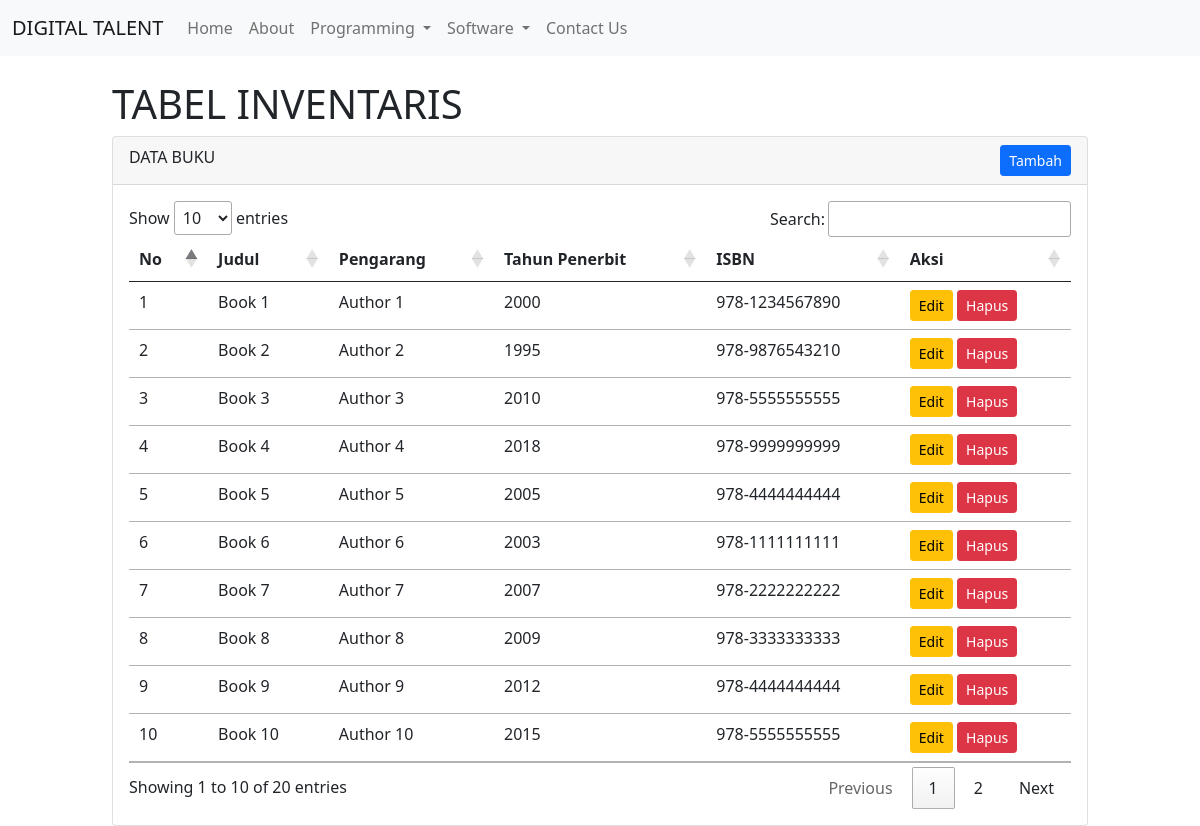
The page / on the database its author committed.
### tables this page shows
CREATE TABLE `perpustakaan` (
  `id_buku` int(11) NOT NULL,
  `judul` varchar(255) DEFAULT NULL,
  `pengarang` varchar(255) DEFAULT NULL,
  `tahun_terbit` varchar(255) DEFAULT NULL,
  `isbn` varchar(255) DEFAULT NULL
);

### index.php (the view, shortened to what this page needs)
<!DOCTYPE html>
<html lang="en">
<head>
    <link rel="stylesheet" href="assets/css/bootstrap.min.css">
    <link rel="stylesheet" href="https://cdn.datatables.net/1.11.5/css/jquery.dataTables.min.css">
</head>
<body>
<nav class="navbar navbar-expand-lg navbar-light bg-light">
  <div class="container-fluid">
    <a class="navbar-brand" href="index.php">DIGITAL TALENT</a>
    <div class="collapse navbar-collapse" id="navbarSupportedContent">
      <ul class="navbar-nav me-auto mb-2 mb-lg-0">
        <li class="nav-item">
          <a class="nav-link" aria-current="page" href="index.php">Home</a>
        </li>
        <li class="nav-item">
          <a class="nav-link" href="#">About</a>
        </li>
        <li class="nav-item dropdown">
          <a class="nav-link dropdown-toggle" href="#" id="navbarDropdown" role="button" data-bs-toggle="dropdown" aria-expanded="false">
            Programming
          </a>
        </li>
        <li class="nav-item dropdown">
          <a class="nav-link dropdown-toggle" href="#" id="navbarDropdown" role="button" data-bs-toggle="dropdown" aria-expanded="false">
            Software
          </a>
        </li>
        <li class="nav-item">
          <a class="nav-link" href="#" tabindex="-1" aria-disabled="true">Contact Us</a>
        </li>
      </ul>
    </div>
  </div>
</nav>
    <div class="container col-md-10 mt-4">
        <h1>TABEL INVENTARIS</h1>
        <div class="card">
            <div class="card-header">
                <div class="row">
                    <div class="col-md-6">DATA BUKU</div>
                    <div class="col-md-6 text-end">
                        <a href="tambah.php" class="btn btn-sm btn-primary">Tambah</a>
                    </div>
                </div>
            </div>
            <div class="card-body table-responsive">
                <table id="dataTable" class="table table-hover">
                    <thead>
                        <tr>
                            <th>No</th>
                            <th>Judul</th>
                            <th>Pengarang</th>
                            <th>Tahun Penerbit</th>
                            <th>ISBN</th>
                            <th>Aksi</th>
                        </tr>
                    </thead>
                    <tbody>
                        <?php
                            include('conn.php');
                            $datas = mysqli_query($koneksi, "SELECT * FROM perpustakaan") or die(mysqli_error($koneksi));
                            $no = 1;
                            while ($row = mysqli_fetch_assoc($datas)) {
                        ?>
                        <tr>
                            <td><?= $no;?></td>
                            <td><?= $row['judul']; ?></td>
                            <td><?= $row['pengarang']; ?></td>
                            <td><?= $row['tahun_terbit']; ?></td>
                            <td><?= $row['isbn'] ?></td>
                            <td>
                                <a href="edit.php?id_buku=<?= $row['id_buku']; ?>" class="btn btn-sm btn-warning">Edit</a>
                                <a href="hapus.php?id_buku=<?= $row['id_buku']; ?>" class="btn btn-sm btn-danger" id="btn-hapus">Hapus</a>
                            </td>
                        </tr>
                        <?php $no++; } ?>
                    </tbody>
                </table>
            </div>
        </div>
    </div>
</body>
</html>

### rows shown on the page
perpustakaan: judul "Book 1", pengarang "Author 1", tahun_terbit "2000", isbn "978-1234567890"
perpustakaan: judul "Book 2", pengarang "Author 2", tahun_terbit "1995", isbn "978-9876543210"
perpustakaan: judul "Book 3", pengarang "Author 3", tahun_terbit "2010", isbn "978-5555555555"
perpustakaan: judul "Book 4", pengarang "Author 4", tahun_terbit "2018", isbn "978-9999999999"
perpustakaan: judul "Book 5", pengarang "Author 5", tahun_terbit "2005", isbn "978-4444444444"
perpustakaan: judul "Book 6", pengarang "Author 6", tahun_terbit "2003", isbn "978-1111111111"
perpustakaan: judul "Book 7", pengarang "Author 7", tahun_terbit "2007", isbn "978-2222222222"
perpustakaan: judul "Book 8", pengarang "Author 8", tahun_terbit "2009", isbn "978-3333333333"
perpustakaan: judul "Book 9", pengarang "Author 9", tahun_terbit "2012", isbn "978-4444444444"
perpustakaan: judul "Book 10", pengarang "Author 10", tahun_terbit "2015", isbn "978-5555555555"
